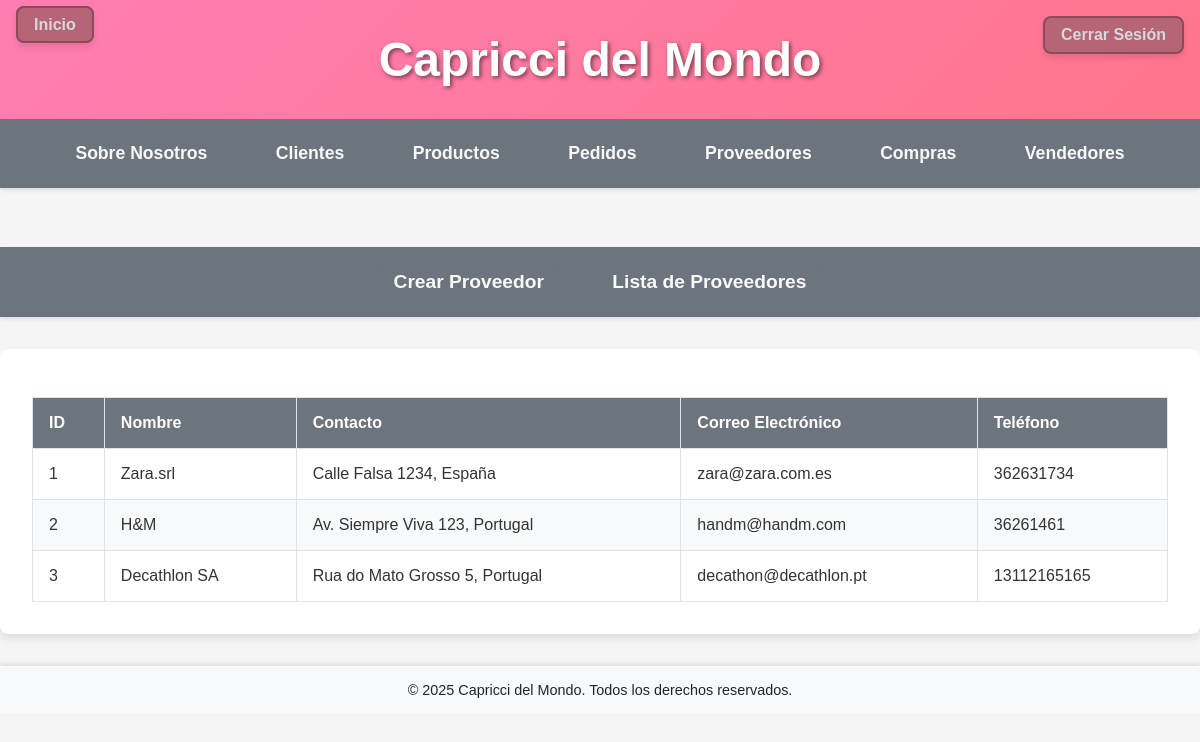
The app's page /interno/proveedores/ (signed in) with its own data.
### interno/models.py (models this page shows, shortened)
class Proveedor(models.Model):
    nombre = models.CharField(max_length=100)
    contacto = models.CharField(max_length=100)
    telefono = models.CharField(max_length=15)
    email = models.EmailField()
    code = models.CharField(max_length=32, default=generate_code, editable=False, unique=True, db_index=True)

### interno/views.py (the view)
# urls.py: path("proveedores/", proveedores, name="proveedores"),
def proveedores(request):
    proveedores = Proveedor.objects.all()
    context = {"proveedores": proveedores}
    return render(request, "interno/proveedores.html", context)

### interno/templates/interno/proveedores.html
{% extends 'interno/base.html' %}
{% block contenido %}
<div class="container">
    <table>
        <thead>
            <tr>
                <th>ID</th>
                <th>Nombre</th>
                <th>Contacto</th>
                <th>Correo Electrónico</th>
                <th>Teléfono</th>
            </tr>
        </thead>
        <tbody>
            {% for proveedor in proveedores %}
            <tr>
                <td>{{ proveedor.id }}</td>
                <td>{{ proveedor.nombre }}</td>
                <td>{{ proveedor.contacto }}</td>
                <td>{{ proveedor.email }}</td>
                <td>{{ proveedor.telefono }}</td>
            </tr>
            {% endfor %}
        </tbody>
    </table>
</div>
{% endblock %}

### interno/templates/interno/base.html (style rules this page uses)
body { font-family: 'Poppins', sans-serif; background-color: #f5f5f5; color: #333; margin: 0; padding: 0; }
.container { max-width: 1200px; margin: 2rem auto; padding: 2rem; background-color: #fff; border-radius: 8px; box-shadow: 0 4px 8px rgba(0, 0, 0, 0.1); }
table { width: 100%; border-collapse: collapse; margin-top: 1rem; }
th, td { padding: 1rem; text-align: left; border: 1px solid #dee2e6; }
th { background-color: #6c757d; color: #fff; font-weight: bold; }
tr:nth-child(even) { background-color: #f8f9fa; }

### records on screen
Proveedor: id "1", nombre "Zara.srl", contacto "Calle Falsa 1234, España", email "zara@zara.com.es", telefono "362631734"
Proveedor: id "2", nombre "H&M", contacto "Av. Siempre Viva 123, Portugal", email "handm@handm.com", telefono "36261461"
Proveedor: id "3", nombre "Decathlon SA", contacto "Rua do Mato Grosso 5, Portugal", email "decathon@decathlon.pt", telefono "13112165165"
